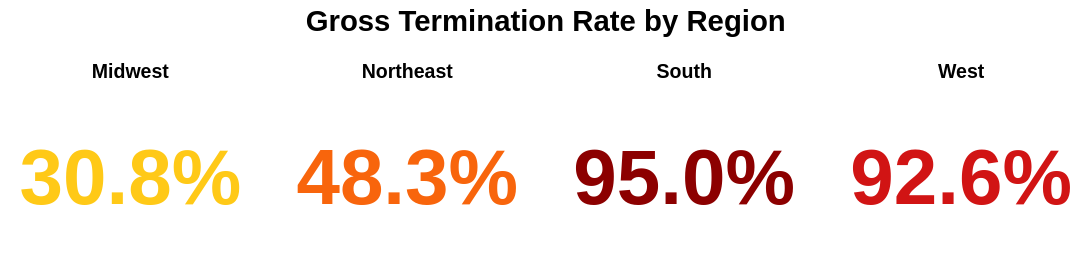

This figure's notebook cell:
### Markdown cell above
### Visualization: Rate cards

### Code cell
card = (
    alt.Chart(merged_stats)
    .transform_aggregate(
        rate='mean(rate_region)',
        groupby=['region']
    )
    .mark_text(fontSize=48, fontWeight="bold")
    .encode(
        text=alt.Text('rate:Q', format='.1%'),
        color=alt.Color('region:N',
            scale=alt.Scale(
                domain=['Northeast', 'Midwest', 'West', 'South'],
                range=[ "#F8650C", "#FFC917", "#D11414", "#8C0000"]
            ),
            legend=None
        ),
        opacity=alt.when(region_select).then(alt.value(1)).otherwise(alt.value(0.35))
    )
    .properties(width=150, height=100)
    .facet(
        column=alt.Column('region:N', title=None, header=alt.Header(labelFontSize=12, labelFontWeight='bold')),
    ).properties(
        title= alt.TitleParams('Gross Termination Rate by Region ',
        fontSize=18,
        anchor='middle',
        offset=15)
    )
    .add_params(region_select)
)
card

### Figure 1 — Vega-Lite specification as saved in the notebook (floating-point values rounded to 4 significant figures)
{"config": {"view": {"continuousWidth": 300, "continuousHeight": 300}}, "data": {"name": "data-d7de986154f23619ac124d5259a33312"}, "facet": {"column": {"field": "region", "header": {"labelFontSize": 12, "labelFontWeight": "bold"}, "title": null, "type": "nominal"}}, "spec": {"mark": {"type": "text", "fontSize": 48, "fontWeight": "bold"}, "encoding": {"color": {"field": "region", "legend": null, "scale": {"domain": ["Northeast", "Midwest", "West", "South"], "range": ["#F8650C", "#FFC917", "#D11414", "#8C0000"]}, "type": "nominal"}, "opacity": {"condition": [{"param": "region_select", "value": 1}], "value": 0.35}, "text": {"field": "rate", "format": ".1%", "type": "quantitative"}}, "height": 100, "name": "view_37dfce312457e6e9_0", "transform": [{"aggregate": [{"op": "mean", "field": "rate_region", "as": "rate"}], "groupby": ["region"]}], "width": 150}, "params": [{"name": "region_select", "select": {"type": "point", "clear": "pointerout", "fields": ["region"], "on": "click", "toggle": "false"}, "bind": "legend", "views": ["view_37dfce312457e6e9_0"]}], "title": {"text": "Gross Termination Rate by Region ", "anchor": "middle", "fontSize": 18, "offset": 15}, "$schema": "https://vega.github.io/schema/vega-lite/v6.4.1.json", "datasets": {"data-d7de986154f23619ac124d5259a33312": [{"region": "Midwest", "state": "IA", "n_grants_state": 9, "n_terminated_state": 9, "rate_state": 1.0, "id": 19, "rate_region": 0.308, "n_grant_region": 1096, "n_terminated_region": 338}, {"region": "Midwest", "state": "IL", "n_grants_state": 820, "n_terminated_state": 71, "rate_state": 0.08659, "id": 17, "rate_region": 0.308, "n_grant_region": 1096, "n_terminated_region": 338}, {"region": "Midwest", "state": "IN", "n_grants_state": 22, "n_terminated_state": 21, "rate_state": 0.9545, "id": 18, "rate_region": 0.308, "n_grant_region": 1096, "n_terminated_region": 338}, {"region": "Midwest", "state": "KS", "n_grants_state": 2, "n_terminated_state": 2, "rate_state": 1.0, "id": 20, "rate_region": 0.308, "n_grant_region": 1096, "n_terminated_region": 338}, {"region": "Midwest", "state": "MI", "n_grants_state": 69, "n_terminated_state": 68, "rate_state": 0.9855, "id": 26, "rate_region": 0.308, "n_grant_region": 1096, "n_terminated_region": 338}, {"region": "Midwest", "state": "MN", "n_grants_state": 30, "n_terminated_state": 29, "rate_state": 0.9667, "id": 27, "rate_region": 0.308, "n_grant_region": 1096, "n_terminated_region": 338}, {"region": "Midwest", "state": "MO", "n_grants_state": 42, "n_terminated_state": 40, "rate_state": 0.9524, "id": 29, "rate_region": 0.308, "n_grant_region": 1096, "n_terminated_region": 338}, {"region": "Midwest", "state": "ND", "n_grants_state": 2, "n_terminated_state": 2, "rate_state": 1.0, "id": 38, "rate_region": 0.308, "n_grant_region": 1096, "n_terminated_region": 338}, {"region": "Midwest", "state": "NE", "n_grants_state": 14, "n_terminated_state": 14, "rate_state": 1.0, "id": 31, "rate_region": 0.308, "n_grant_region": 1096, "n_terminated_region": 338}, {"region": "Midwest", "state": "OH", "n_grants_state": 47, "n_terminated_state": 43, "rate_state": 0.9149, "id": 39, "rate_region": 0.308, "n_grant_region": 1096, "n_terminated_region": 338}, {"region": "Midwest", "state": "SD", "n_grants_state": 2, "n_terminated_state": 2, "rate_state": 1.0, "id": 46, "rate_region": 0.308, "n_grant_region": 1096, "n_terminated_region": 338}, {"region": "Midwest", "state": "WI", "n_grants_state": 37, "n_terminated_state": 37, "rate_state": 1.0, "id": 55, "rate_region": 0.308, "n_grant_region": 1096, "n_terminated_region": 338}, {"region": "Northeast", "state": "CT", "n_grants_state": 56, "n_terminated_state": 53, "rate_state": 0.9464, "id": 9, "rate_region": 0.483, "n_grant_region": 2810, "n_terminated_region": 1356}, {"region": "Northeast", "state": "MA", "n_grants_state": 818, "n_terminated_state": 762, "rate_state": 0.9315, "id": 25, "rate_region": 0.483, "n_grant_region": 2810, "n_terminated_region": 1356}, {"region": "Northeast", "state": "ME", "n_grants_state": 5, "n_terminated_state": 5, "rate_state": 1.0, "id": 23, "rate_region": 0.483, "n_grant_region": 2810, "n_terminated_region": 1356}, {"region": "Northeast", "state": "NH", "n_grants_state": 5, "n_terminated_state": 5, "rate_state": 1.0, "id": 33, "rate_region": 0.483, "n_grant_region": 2810, "n_terminated_region": 1356}, {"region": "Northeast", "state": "NJ", "n_grants_state": 35, "n_terminated_state": 31, "rate_state": 0.8857, "id": 34, "rate_region": 0.483, "n_grant_region": 2810, "n_terminated_region": 1356}, {"region": "Northeast", "state": "NY", "n_grants_state": 1471, "n_terminated_state": 359, "rate_state": 0.2441, "id": 36, "rate_region": 0.483, "n_grant_region": 2810, "n_terminated_region": 1356}, {"region": "Northeast", "state": "PA", "n_grants_state": 138, "n_terminated_state": 108, "rate_state": 0.7826, "id": 42, "rate_region": 0.483, "n_grant_region": 2810, "n_terminated_region": 1356}, {"region": "Northeast", "state": "RI", "n_grants_state": 279, "n_terminated_state": 31, "rate_state": 0.1111, "id": 44, "rate_region": 0.483, "n_grant_region": 2810, "n_terminated_region": 1356}, {"region": "Northeast", "state": "VT", "n_grants_state": 3, "n_terminated_state": 2, "rate_state": 0.6667, "id": 50, "rate_region": 0.483, "n_grant_region": 2810, "n_terminated_region": 1356}, {"region": "South", "state": "AL", "n_grants_state": 27, "n_terminated_state": 26, "rate_state": 0.963, "id": 1, "rate_region": 0.95, "n_grant_region": 721, "n_terminated_region": 685}, {"region": "South", "state": "AR", "n_grants_state": 9, "n_terminated_state": 9, "rate_state": 1.0, "id": 5, "rate_region": 0.95, "n_grant_region": 721, "n_terminated_region": 685}, {"region": "South", "state": "DC", "n_grants_state": 24, "n_terminated_state": 23, "rate_state": 0.9583, "id": 11, "rate_region": 0.95, "n_grant_region": 721, "n_terminated_region": 685}, {"region": "South", "state": "DE", "n_grants_state": 7, "n_terminated_state": 7, "rate_state": 1.0, "id": 10, "rate_region": 0.95, "n_grant_region": 721, "n_terminated_region": 685}, {"region": "South", "state": "FL", "n_grants_state": 89, "n_terminated_state": 81, "rate_state": 0.9101, "id": 12, "rate_region": 0.95, "n_grant_region": 721, "n_terminated_region": 685}, {"region": "South", "state": "GA", "n_grants_state": 69, "n_terminated_state": 67, "rate_state": 0.971, "id": 13, "rate_region": 0.95, "n_grant_region": 721, "n_terminated_region": 685}, {"region": "South", "state": "KY", "n_grants_state": 22, "n_terminated_state": 20, "rate_state": 0.9091, "id": 21, "rate_region": 0.95, "n_grant_region": 721, "n_terminated_region": 685}, {"region": "South", "state": "LA", "n_grants_state": 18, "n_terminated_state": 17, "rate_state": 0.9444, "id": 22, "rate_region": 0.95, "n_grant_region": 721, "n_terminated_region": 685}, {"region": "South", "state": "MD", "n_grants_state": 85, "n_terminated_state": 85, "rate_state": 1.0, "id": 24, "rate_region": 0.95, "n_grant_region": 721, "n_terminated_region": 685}, {"region": "South", "state": "MS", "n_grants_state": 12, "n_terminated_state": 12, "rate_state": 1.0, "id": 28, "rate_region": 0.95, "n_grant_region": 721, "n_terminated_region": 685}, {"region": "South", "state": "NC", "n_grants_state": 118, "n_terminated_state": 102, "rate_state": 0.8644, "id": 37, "rate_region": 0.95, "n_grant_region": 721, "n_terminated_region": 685}, {"region": "South", "state": "OK", "n_grants_state": 16, "n_terminated_state": 16, "rate_state": 1.0, "id": 40, "rate_region": 0.95, "n_grant_region": 721, "n_terminated_region": 685}, {"region": "South", "state": "SC", "n_grants_state": 25, "n_terminated_state": 24, "rate_state": 0.96, "id": 45, "rate_region": 0.95, "n_grant_region": 721, "n_terminated_region": 685}, {"region": "South", "state": "TN", "n_grants_state": 35, "n_terminated_state": 34, "rate_state": 0.9714, "id": 47, "rate_region": 0.95, "n_grant_region": 721, "n_terminated_region": 685}, {"region": "South", "state": "TX", "n_grants_state": 125, "n_terminated_state": 122, "rate_state": 0.976, "id": 48, "rate_region": 0.95, "n_grant_region": 721, "n_terminated_region": 685}, {"region": "South", "state": "VA", "n_grants_state": 40, "n_terminated_state": 40, "rate_state": 1.0, "id": 51, "rate_region": 0.95, "n_grant_region": 721, "n_terminated_region": 685}, {"region": "West", "state": "AK", "n_grants_state": 3, "n_terminated_state": 3, "rate_state": 1.0, "id": 2, "rate_region": 0.926, "n_grant_region": 1102, "n_terminated_region": 1020}, {"region": "West", "state": "AZ", "n_grants_state": 29, "n_terminated_state": 29, "rate_state": 1.0, "id": 4, "rate_region": 0.926, "n_grant_region": 1102, "n_terminated_region": 1020}, {"region": "West", "state": "CA", "n_grants_state": 863, "n_terminated_state": 808, "rate_state": 0.9363, "id": 6, "rate_region": 0.926, "n_grant_region": 1102, "n_terminated_region": 1020}, {"region": "West", "state": "CO", "n_grants_state": 51, "n_terminated_state": 51, "rate_state": 1.0, "id": 8, "rate_region": 0.926, "n_grant_region": 1102, "n_terminated_region": 1020}, {"region": "West", "state": "HI", "n_grants_state": 11, "n_terminated_state": 11, "rate_state": 1.0, "id": 15, "rate_region": 0.926, "n_grant_region": 1102, "n_terminated_region": 1020}, {"region": "West", "state": "ID", "n_grants_state": 1, "n_terminated_state": 1, "rate_state": 1.0, "id": 16, "rate_region": 0.926, "n_grant_region": 1102, "n_terminated_region": 1020}, {"region": "West", "state": "MT", "n_grants_state": 6, "n_terminated_state": 6, "rate_state": 1.0, "id": 30, "rate_region": 0.926, "n_grant_region": 1102, "n_terminated_region": 1020}, {"region": "West", "state": "NM", "n_grants_state": 10, "n_terminated_state": 10, "rate_state": 1.0, "id": 35, "rate_region": 0.926, "n_grant_region": 1102, "n_terminated_region": 1020}, {"region": "West", "state": "NV", "n_grants_state": 8, "n_terminated_state": 8, "rate_state": 1.0, "id": 32, "rate_region": 0.926, "n_grant_region": 1102, "n_terminated_region": 1020}, {"region": "West", "state": "OR", "n_grants_state": 22, "n_terminated_state": 22, "rate_state": 1.0, "id": 41, "rate_region": 0.926, "n_grant_region": 1102, "n_terminated_region": 1020}, {"region": "West", "state": "UT", "n_grants_state": 14, "n_terminated_state": 14, "rate_state": 1.0, "id": 49, "rate_region": 0.926, "n_grant_region": 1102, "n_terminated_region": 1020}, {"region": "West", "state": "WA", "n_grants_state": 84, "n_terminated_state": 57, "rate_state": 0.6786, "id": 53, "rate_region": 0.926, "n_grant_region": 1102, "n_terminated_region": 1020}]}}
